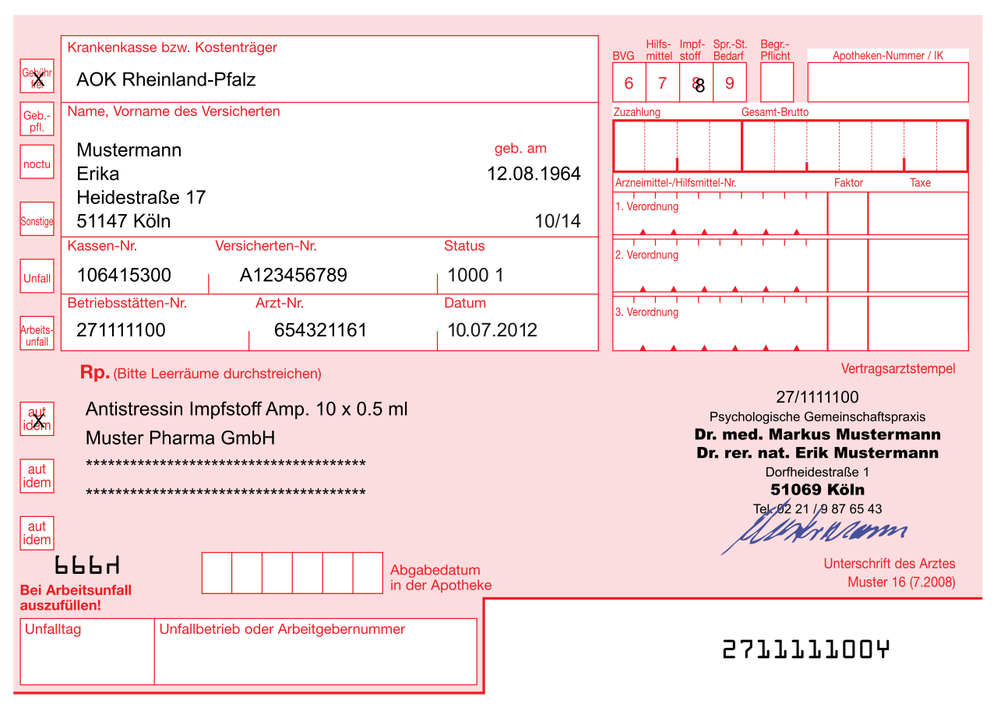
#> input picture german_prescription.png, 997 x 707 px, shrunk from 1280 x 908 before the run
$ python image.py
#> lines starting #> are read from the running program, lines starting #| are printed output that depends on the picture; after the words box and inside, x2 and y2 are one past the last pixel; in counts of white or black regions, pixels touching at a corner belong together
from PIL import Image
import pytesseract


im = Image.open("german_prescription.png")
#> im is the input picture: PIL image 997x707 RGBA; mean R, G, B, A 247.6, 227.7, 228.9, 254.4
gray = im.convert('L')
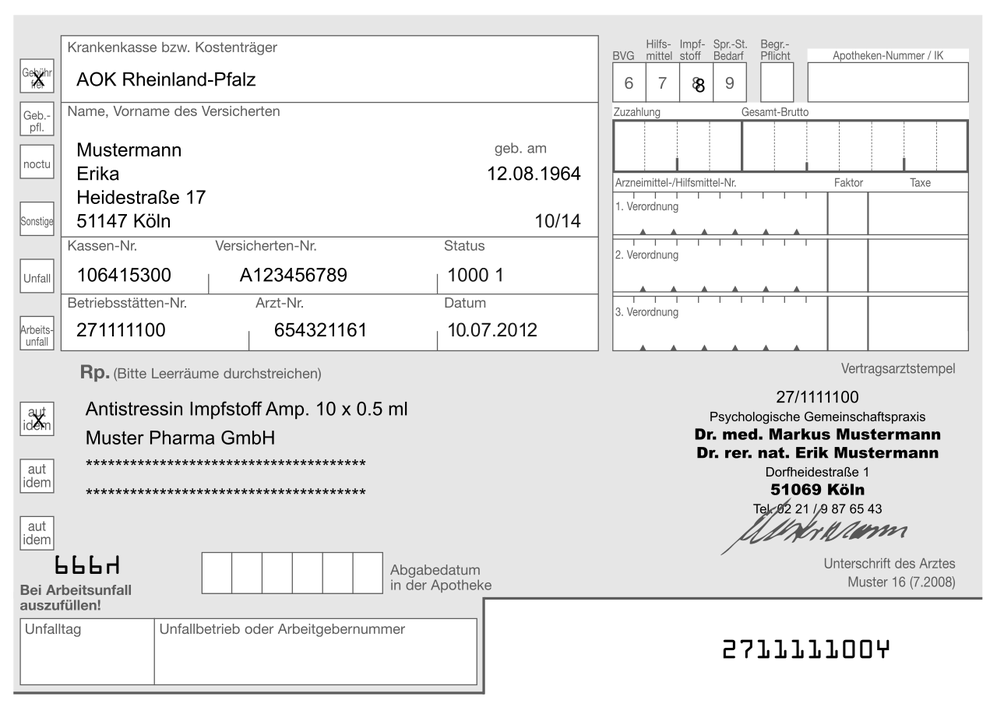
#> gray: PIL image 997x707 L; min 0, max 255, mean 233.6
bw = gray.point(lambda p: p > 50 and 255)
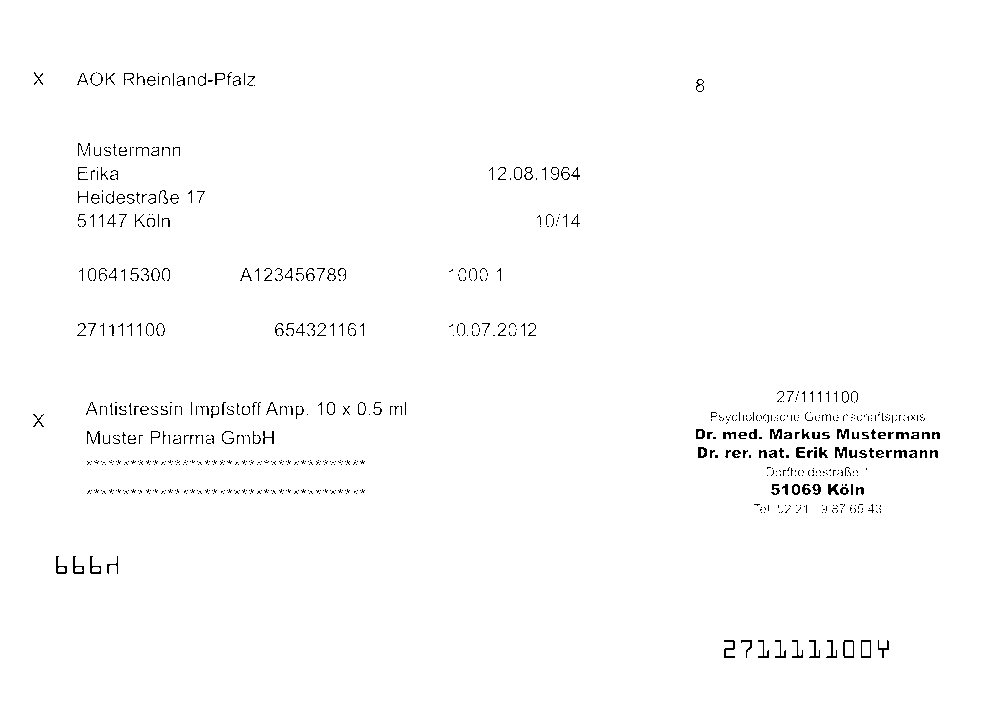
#> bw: PIL image 997x707 L; 98.7% white; black in thin lines or dots, all inside (x1, y1, x2, y2) = (33, 72, 940, 658)
bw.save("result_bw.png")
#> (the run stopped early here; a loop or call above may not have finished)
